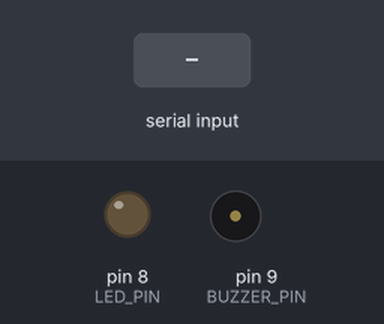
Bench run of a sketch on a simulated Arduino Uno, built with avr-gcc and run on an emulated ATmega328P. On the bench: output pins drawn as LEDs (lit = HIGH), buzzer (waves = sounding, pin HIGH). The inputs (shaded band) are chosen by the test bench.

Above: at 1.2 s.
1.3 s: "1" received over Serial
At 2.4 s:
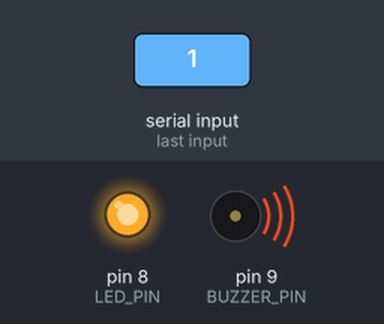
2.8 s: "0" received over Serial
At 3.5 s:
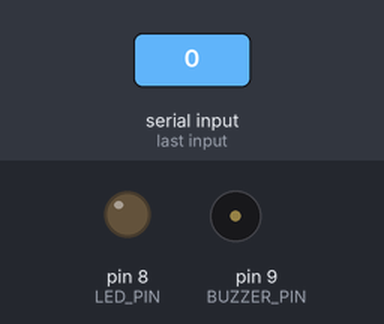
Timing chart, 0 to 5.8 s (numbered marks = the images above; inputs shaded):
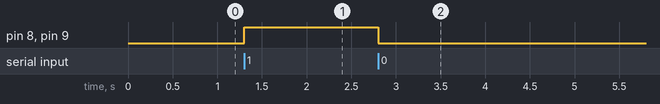

Measured:
- after the input at 1.3 s, pin 8 (LED_PIN), pin 9 (BUZZER_PIN): LOW → HIGH at once
- after the input at 2.8 s, pin 8 (LED_PIN), pin 9 (BUZZER_PIN): HIGH → LOW at once

The sketch:

alarm_receiver.ino
```cpp
const int LED_PIN = 8;
const int BUZZER_PIN = 9;

void setup() {
  pinMode(LED_PIN, OUTPUT);
  pinMode(BUZZER_PIN, OUTPUT);
  Serial.begin(9600);
  digitalWrite(LED_PIN, LOW);
  digitalWrite(BUZZER_PIN, LOW);
}

void loop() {
  if (Serial.available() > 0) {
    char signal = Serial.read();
    if (signal == '1') {
      digitalWrite(LED_PIN, HIGH);
      digitalWrite(BUZZER_PIN, HIGH);
    } else {
      digitalWrite(LED_PIN, LOW);
      digitalWrite(BUZZER_PIN, LOW);
    }
  }
}
```
